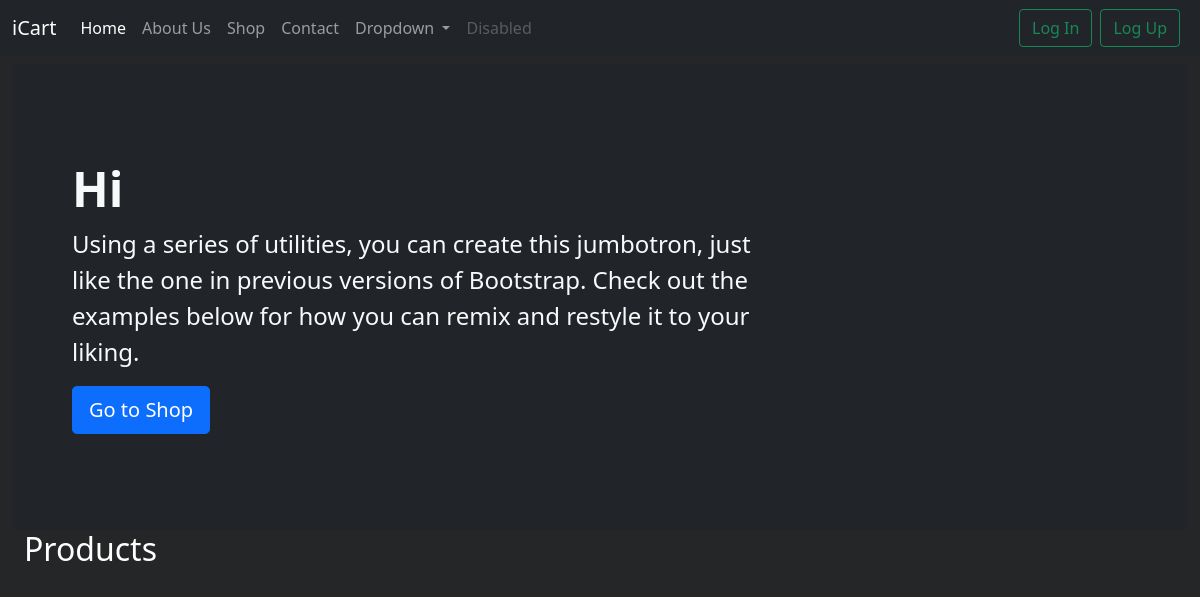
Before: / with the older database file.
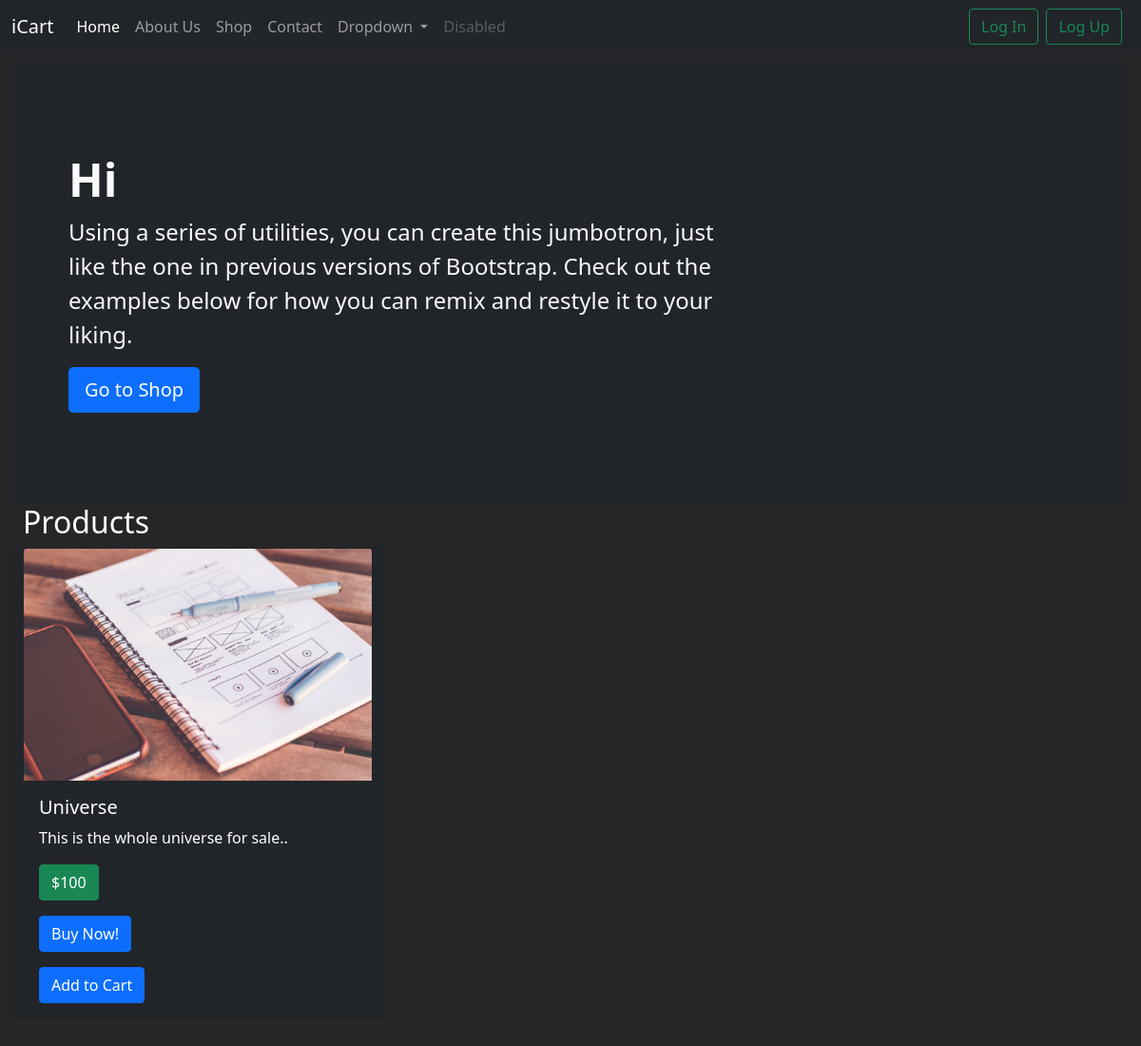
After: the same page with the newer database file.
### shop/models.py (models this page shows, shortened)
class product(models.Model):
    name = models.CharField(max_length=120, blank=False)
    prodImg = models.ImageField(upload_to='static/prod_img', max_length=None)
    desc = models.TextField(blank=False)
    seller = models.CharField(blank=False, max_length=50)
    price = models.IntegerField(blank=False, default=0)
    date = models.DateField(default=timezone.now)

### home/views.py (the view)
# urls.py: path('', views.homePage, name ="homePage"),
def homePage(request):
    products = product.objects.all()
    return render(request, 'homePage.html', context={"products": products})

### templates/homePage.html (shortened to what this page needs)
{% extends 'base.html' %}
{% load static %}
{% block body %}
<div class="p-5 bg-dark text-light rounded-3">
  <div class="container py-5">
    <h1 class="display-5 fw-bold">Hi {{ user.first_name }}</h1>
    <p class="col-md-8 fs-4">Using a series of utilities, you can create this jumbotron, just like the one in previous versions of Bootstrap. Check out the examples below for how you can remix and restyle it to your liking.</p>
    <button class="btn btn-primary btn-lg" type="button">Go to Shop</button>
</div>
</div>
<div class="container-fluid mb-4">
<h2>Products</h2>
<div class="row row-cols-1 row-cols-md-3 g-4">
{% for product in products %}
  <div class="card bg-dark text-white">
      <img src="{{ product.prodImg }}" class="card-img-top" alt="https://bit.ly/3tF3b3t">
      <div class="card-body">
        <h5 class="card-title">{{ product.name }}</h5>
        <p class="card-text">{{product.desc}}</p>
        <span class="btn btn-success"style = "cursor:auto;" >${{product.price}}</span>
        <div>
        <form>
        <button class="btn btn-primary mt-3">Buy Now!</button>
        </div>
        <form>
        <button class="btn btn-primary mt-3">Add to Cart</button>
        </form>
      </div>
    </div>
{% endfor %}
  </div>
</div>
{% endblock body %}

### templates/base.html (shortened to what this page needs)
<!doctype html>
<html lang="en">
  <head>
    <link href="https://cdn.jsdelivr.net/npm/bootstrap@5.0.2/dist/css/bootstrap.min.css" rel="stylesheet">
    <link rel="stylesheet" href="/static/style.css">
  </head>
  <body {% block bodyAttr %}  {% endblock bodyAttr %} >
  {% include 'nav.html' %}
    <div class="mainDiv py-2 container-fluid bg-dark">
    {% block body %}
    {% endblock body %}
    </div>
  </body>
</html>

### templates/nav.html (shortened to what this page needs)
<nav class="navbar navbar-expand-lg navbar-dark bg-dark">
  <div class="container-fluid">
    <a class="navbar-brand" href="#">iCart</a>
    <div class="collapse navbar-collapse" id="navbarSupportedContent">
      <ul class="navbar-nav me-auto mb-2 mb-lg-0">
        <li class="nav-item">
          <a class="nav-link active" aria-current="page" href="/">Home</a>
        </li>
        <li class="nav-item">
          <a class="nav-link" href="/about">About Us</a>
        </li>
        <li class="nav-item">
          <a class="nav-link" href="/shop">Shop</a>
        </li>
        <li class="nav-item">
          <a class="nav-link" href="/contact">Contact</a>
        </li>
        <li class="nav-item dropdown">
          <a class="nav-link dropdown-toggle" href="#" id="navbarDropdown" role="button" data-bs-toggle="dropdown" aria-expanded="false">
            Dropdown
          </a>
        </li>
        <li class="nav-item">
          <a class="nav-link disabled" href="#" tabindex="-1" aria-disabled="true">Disabled</a>
        </li>
      </ul>
      <div class="d-flex">
      {% if not user.is_authenticated %}
        <a href="/login" class="btn btn-outline-success me-2">Log In</a>
        <a href="/logup" class="btn btn-outline-success me-2">Log Up</a>
      {% else %}
              <a href="/logout" class="btn btn-outline-success me-2">Log Out</a>
      {% endif %}
      </div>
    </div>
  </div>
</nav>

### static/style.css (style rules this page uses)
.mainDiv { background: #252627 !important; color: white !important; min-height: 100vh !important; }
body { background: #252627 !important; color: white !important; }

Changed rows visible on the page:
added product: prodImg (picture), name "Universe", desc "This is the whole universe for sale..", price "100"
